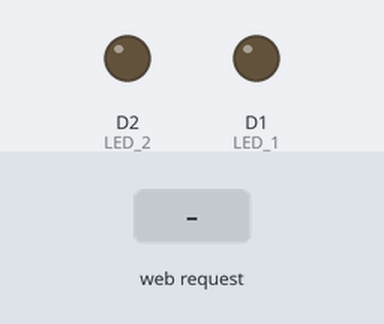
Simulated run of this sketch. Board: ESP8266 (NodeMCU). Parts: output pins drawn as LEDs (lit = HIGH). The inputs (shaded band) are chosen by the test bench. WiFi joins after 1.5 s; servers stay silent unless stated; what the sketch prints to the serial monitor is not drawn.

Above: at 2.7 s.
2.8 s: HTTP request GET /1/on received
At 4.0 s:
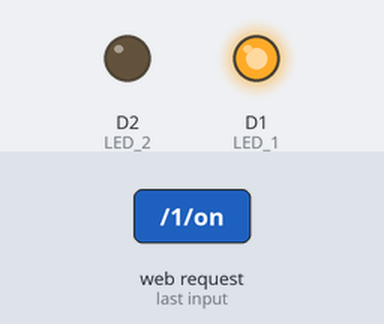
4.3 s: HTTP request GET /2/on received
At 5.2 s:
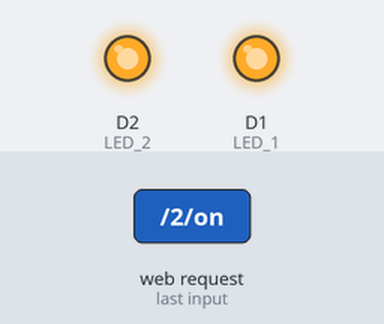
5.8 s: HTTP request GET /1/off received
At 6.4 s:
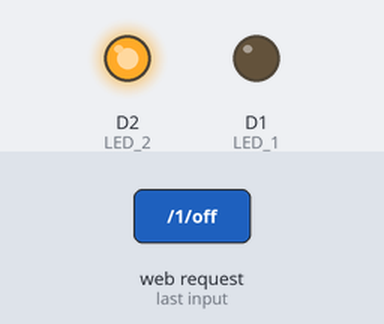
7.3 s: HTTP request GET /2/off received
At 8.7 s:
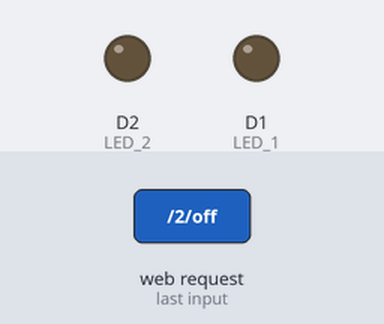
Timing chart, 0 to 9.8 s (numbered marks = the images above; inputs shaded):
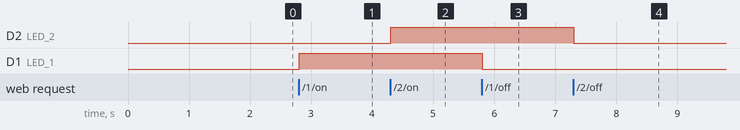

Measured:
- after the input at 2.8 s, D1 (LED_1): LOW → HIGH at once
- after the input at 4.3 s, D2 (LED_2): LOW → HIGH at once
- after the input at 5.8 s, D1 (LED_1): HIGH → LOW at once
- after the input at 7.3 s, D2 (LED_2): HIGH → LOW at once

The sketch:

esp-8266_led_controller.ino
```cpp
#include <ESP8266WiFi.h>

const char* ssid     = "OPPO F15";
const char* password = "sgxeps74";

WiFiServer server(80);

String header;

String LED1_State = "off";
String LED2_State = "off";

const int LED_1 = D1;
const int LED_2 = D2;

// Current time
unsigned long currentTime = millis();
// Previous time
unsigned long previousTime = 0;
// Define timeout time in milliseconds (example: 2000ms = 2s)
const long timeoutTime = 2000;

void setup() {
  Serial.begin(115200);

  pinMode(LED_1, OUTPUT);
  pinMode(LED_2, OUTPUT);

  digitalWrite(LED_1, LOW);
  digitalWrite(LED_2, LOW);

  // Connect to Wi-Fi network with SSID and password
  Serial.print("Connecting to ");
  Serial.println(ssid);
  WiFi.begin(ssid, password);
  while (WiFi.status() != WL_CONNECTED) {
    delay(500);
    Serial.print(".");
  }
  // Print local IP address and start web server
  Serial.println("");
  Serial.println("WiFi connected.");
  Serial.print("IP address : ");
  Serial.println(WiFi.localIP());
  server.begin();
}

void loop(){
  WiFiClient client = server.available();   // Listen for incoming clients

  if (client) {                             // If a new client connects,
    Serial.println("New Client");          // print a message out in the serial port
    String currentLine = "";                // make a String to hold incoming data from the client
    currentTime = millis();
    previousTime = currentTime;
    while (client.connected() && currentTime - previousTime <= timeoutTime) { // loop while the client's connected
      currentTime = millis();
      if (client.available()) {             // if there's bytes to read from the client,
        char c = client.read();             // read a byte, then
        Serial.write(c);                    // print it out the serial monitor
        header += c;
        if (c == '\n') {                    // if the byte is a newline character
          // if the current line is blank, you got two newline characters in a row.
          // that's the end of the client HTTP request, so send a response:
          if (currentLine.length() == 0) {
            // HTTP headers always start with a response code (e.g. HTTP/1.1 200 OK)
            // and a content-type so the client knows what's coming, then a blank line:
            client.println("HTTP/1.1 200 OK");
            client.println("Content-type:text/html");
            client.println("Connection: close");
            client.println();

            // turns the LEDs on and off
            if (header.indexOf("GET /1/on") >= 0) {
              Serial.println("LED 1 on");
              LED1_State = "on";
              digitalWrite(LED_1, HIGH);
            } else if (header.indexOf("GET /1/off") >= 0) {
              Serial.println("LED 1 off");
              LED1_State = "off";
              digitalWrite(LED_1, LOW);
            } else if (header.indexOf("GET /2/on") >= 0) {
              Serial.println("LED 2 on");
              LED2_State = "on";
              digitalWrite(LED_2, HIGH);
            } else if (header.indexOf("GET /2/off") >= 0) {
              Serial.println("LED 2 off");
              LED2_State = "off";
              digitalWrite(LED_2, LOW);
            }

            // Display the HTML web page
            client.println("<!DOCTYPE html><html>");
            client.println("<head><meta name=\"viewport\" content=\"width=device-width, initial-scale=1\">");
            client.println("<link rel=\"icon\" href=\"data:,\">");
            client.println("<style>html { font-family: Helvetica; display: inline-block; margin: 0px auto; text-align: center;}");
            client.println(".head { position: fixed; left: 0; top: 0; width: 100%; background-color: #34495e; font-size:35px; font-weight: bold; color: white; text-align: center; }");
            client.println(".footer { position: fixed; left: 0; bottom: 0; background-color: #34495e; width: 100%; color: white; text-align: center;}");
            client.println(".button { background-color: #c0392b; border: none; color: white; padding: 16px 40px; width: 150px;");
            client.println("text-decoration: none; font-size: 30px; margin: 2px; cursor: pointer;}");
            client.println(".button2 {background-color: #77878A; width: 150px;}</style></head>");

            // Web Page Heading
            client.println("<div class=\"head\"> <p>LED CONTROLLER BY TEAM IDK!</p> </div></br></br></br></br></br></br></br>");

            client.println("<h3>LED 1</h3>");
            // If the LED1_State is off, it displays the ON button
            if (LED1_State=="off") {
              client.println("<p><a href=\"/1/on\"><button class=\"button button2\">OFF</button></a></p>");
            } else {
              client.println("<p><a href=\"/1/off\"><button class=\"button\">ON </button></a></p>");
            }

            // Display current state, and ON/OFF buttons for GPIO 4
            client.println("<h3>LED 2</h3>");
            // If the LED2_State is off, it displays the ON button
            if (LED2_State=="off") {
              client.println("<p><a href=\"/2/on\"><button class=\"button button2\">OFF</button></a></p>");
            } else {
              client.println("<p><a href=\"/2/off\"><button class=\"button \">ON </button></a></p>");
            }

            client.println("</body></html>");
            client.println();
            break;
          } else {
            currentLine = "";
          }
        } else if (c != '\r') {  // if you got anything else but a carriage return character,
          currentLine += c;      // add it to the end of the currentLine
        }
      }
    }
    // Clear the header variable
    header = "";
    // Close the connection
    client.stop();
    Serial.println("Client disconnected.");
    Serial.println("");
  }
}
```
